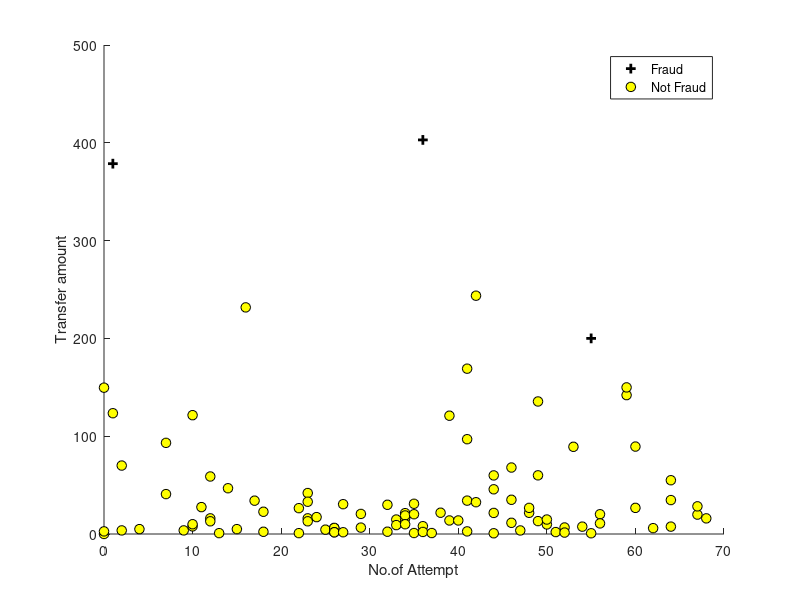

MATLAB code for this plot: (Note: this script raises an error after producing the figure.)
%Fraud prediction%

data = csvread('CreditFraud.csv');
X = data(:,[1,2]); 
y = data(:,3);

%plot
figure; hold on;
pos = find(y==1); neg = find(y == 0);
% Plot Examples
plot(X(pos, 1), X(pos, 2), 'k+','LineWidth', 2, ...
     'MarkerSize', 7);
plot(X(neg, 1), X(neg, 2), 'ko', 'MarkerFaceColor', 'y', ...
     'MarkerSize', 7);

% Put some labels 
hold on;
% Labels and Legend
xlabel('No.of Attempt')
ylabel('Transfer amount')

% Specified in plot order
legend('Fraud', 'Not Fraud')
hold off;

fprintf('\nProgram paused. Press enter to continue.\n');
pause;

%cost and gradient

%setting initial parameters
[m,n] = size(X);
X = [ones(m,1) X];
initial_theta = zeros(n + 1, 1);
m = length(y)
J = 0;

%cost and gradient for theta zero
grad = zeros(size(initial_theta));

h_of_x = 1./(1+exp(-(X * initial_theta)));

J = 1 / m * sum( -1 * y' * log(h_of_x) - (1-y') * log(1 - h_of_x) );

grad = 1 / m * (X' * (h_of_x - y));

fprintf('Cost at initial theta (zeros): %f\n', J);
fprintf('Gradient at initial theta (zeros): \n');
fprintf(' %f \n', grad);

%Appying gardient descend to find optimal theta using fminunc
%  Set options for fminunc
options = optimset('GradObj', 'on', 'MaxIter', 400);

%  Run fminunc to obtain the optimal theta
%  This function will return theta and the cost 
[theta, cost] = ...
	fminunc(@(t)(costFunction(t, X, y)), initial_theta, options);

% Print theta to screen
fprintf('Cost at theta found by fminunc: %f\n', cost);
fprintf('theta: \n');
fprintf(' %f \n', theta);

% Plot Boundary
figure;
plotDecisionBoundary(theta, X, y);

% Put some labels 
hold on;
% Labels and Legend
xlabel('No.of Attempt')
ylabel('Transfer Amount')

% Specified in plot order
legend('Fraud', 'Not Fraud')
hold off;

fprintf('\nProgram paused. Press enter to continue.\n');
pause;


%prediction and accuracy

prob = sigmoid([1 111 650] * theta);
fprintf(['For a person with attempt 111 and 650, we predict fraud transaction ' ...
         'probability of %f\n'], prob);

% Compute accuracy on our training set
p = predict(theta, X);

fprintf('Train Accuracy: %f\n', mean(double(p == y)) * 100);
fprintf('\n');
